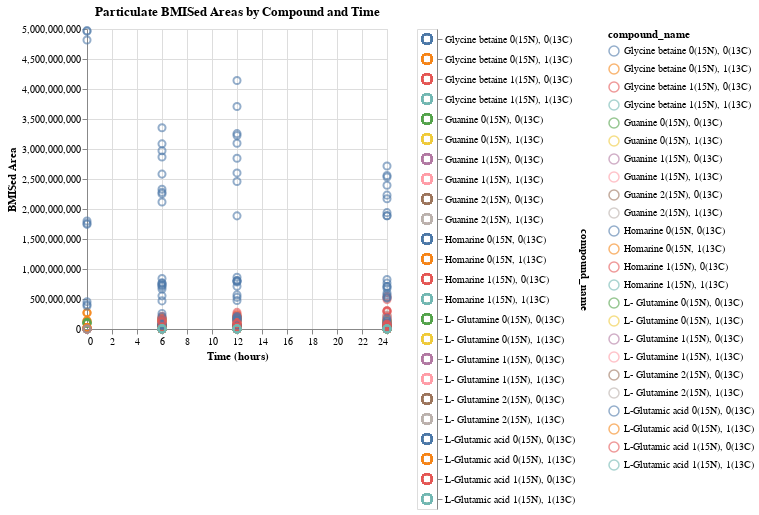

Source (notebook cell):
### Code cell
import pandas as pd
import altair as alt

# Assuming df is your DataFrame similar to BMISed_areas in R
df = pd.read_csv("~/fork-Nitrogenous-Fate-Project/Nitrogenous-Fate-Project/results/particulate_bmised_areas.csv")  # Adjust the file path

# Filtering and data transformation
final_samplepeaks = df[df['filename'].str.startswith("230810_Smp_G5_NFEX_T")].copy()  # Make a copy
final_samplepeaks['day'] = final_samplepeaks['filename'].str.extract(r'T(\d+)')
final_samplepeaks['time'] = pd.to_numeric(final_samplepeaks['day'].str.replace('T', ''))

# Specific hours
specific_hours = [0, 6, 12, 24]

# Altair Plotting
selection = alt.selection_multi(fields=['compound_name'], empty='all')

base = alt.Chart(final_samplepeaks).mark_point(size=50, opacity=0.6).encode(
    x=alt.X('time:Q', title='Time (hours)'),
    y=alt.Y('result_column:Q', title='BMISed Area'),
    color=alt.condition(selection, 'compound_name:N', alt.value('lightgray')),
    tooltip=['compound_name', 'result_column', 'time']
).properties(
    title='Particulate BMISed Areas by Compound and Time'
).add_selection(selection)

filtered_chart = base.transform_filter(selection).properties(
    title='Particulate BMISed Areas by Compound and Time'
)

legend = alt.Chart(final_samplepeaks).mark_point(size=100).encode(
    y=alt.Y('compound_name:N', axis=alt.Axis(orient='right')),
    color=alt.condition(selection, 'compound_name:N', alt.value('lightgray')),
).add_selection(selection)

filtered_chart | legend

### Figure 1 — Vega-Lite specification as saved in the notebook (floating-point values rounded to 4 significant figures; data arrays with more than 128 entries replaced by an {"elided": "..."} marker saying what was removed)
{"config": {"view": {"continuousWidth": 300, "continuousHeight": 300}}, "hconcat": [{"mark": {"type": "point", "opacity": 0.6, "size": 50}, "encoding": {"color": {"condition": {"param": "param_56", "empty": true, "field": "compound_name", "type": "nominal"}, "value": "lightgray"}, "tooltip": [{"field": "compound_name", "type": "nominal"}, {"field": "result_column", "type": "quantitative"}, {"field": "time", "type": "quantitative"}], "x": {"field": "time", "title": "Time (hours)", "type": "quantitative"}, "y": {"field": "result_column", "title": "BMISed Area", "type": "quantitative"}}, "name": "view_35", "title": "Particulate BMISed Areas by Compound and Time", "transform": [{"filter": {"param": "param_56", "empty": true}}]}, {"mark": {"type": "point", "size": 100}, "encoding": {"color": {"condition": {"param": "param_56", "empty": true, "field": "compound_name", "type": "nominal"}, "value": "lightgray"}, "y": {"axis": {"orient": "right"}, "field": "compound_name", "type": "nominal"}}, "name": "view_36"}], "data": {"name": "data-d71aff0ca03bb65f042002188c3f05f7"}, "params": [{"name": "param_56", "select": {"type": "point", "fields": ["compound_name"]}, "views": ["view_35", "view_36"]}], "$schema": "https://vega.github.io/schema/vega-lite/v5.16.3.json", "datasets": {"data-d71aff0ca03bb65f042002188c3f05f7": {"elided": "720 records"}}}
